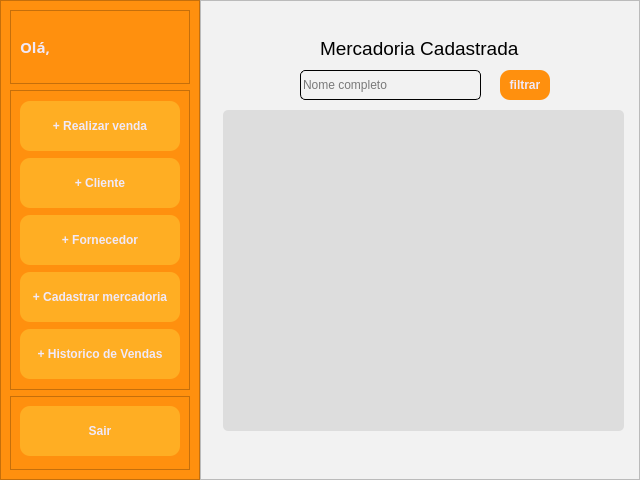
<?xml version="1.0" encoding="UTF-8"?>
<ui version="4.0">
 <class>MainWindow</class>
 <widget class="QMainWindow" name="MainWindow">
  <property name="enabled">
   <bool>true</bool>
  </property>
  <property name="geometry">
   <rect>
    <x>0</x>
    <y>0</y>
    <width>640</width>
    <height>480</height>
   </rect>
  </property>
  <property name="minimumSize">
   <size>
    <width>640</width>
    <height>480</height>
   </size>
  </property>
  <property name="maximumSize">
   <size>
    <width>640</width>
    <height>480</height>
   </size>
  </property>
  <property name="windowTitle">
   <string>MainWindow</string>
  </property>
  <widget class="QWidget" name="centralwidget">
   <layout class="QHBoxLayout" name="horizontalLayout">
    <property name="spacing">
     <number>0</number>
    </property>
    <property name="leftMargin">
     <number>0</number>
    </property>
    <property name="topMargin">
     <number>0</number>
    </property>
    <property name="rightMargin">
     <number>0</number>
    </property>
    <property name="bottomMargin">
     <number>0</number>
    </property>
    <item>
     <widget class="QFrame" name="frame">
      <property name="enabled">
       <bool>true</bool>
      </property>
      <property name="minimumSize">
       <size>
        <width>50</width>
        <height>0</height>
       </size>
      </property>
      <property name="maximumSize">
       <size>
        <width>200</width>
        <height>16777215</height>
       </size>
      </property>
      <property name="styleSheet">
       <string notr="true">background-color: rgb(255, 144, 14);</string>
      </property>
      <property name="frameShape">
       <enum>QFrame::StyledPanel</enum>
      </property>
      <property name="frameShadow">
       <enum>QFrame::Raised</enum>
      </property>
      <layout class="QVBoxLayout" name="verticalLayout">
       <item>
        <widget class="QFrame" name="frame_3">
         <property name="frameShape">
          <enum>QFrame::StyledPanel</enum>
         </property>
         <property name="frameShadow">
          <enum>QFrame::Raised</enum>
         </property>
         <layout class="QHBoxLayout" name="horizontalLayout_2">
          <item>
           <widget class="QLabel" name="label_string_ola">
            <property name="maximumSize">
             <size>
              <width>30</width>
              <height>16777215</height>
             </size>
            </property>
            <property name="font">
             <font>
              <family>Rubik</family>
              <pointsize>11</pointsize>
              <weight>75</weight>
              <bold>true</bold>
             </font>
            </property>
            <property name="styleSheet">
             <string notr="true">color: rgb(240, 233, 249);</string>
            </property>
            <property name="text">
             <string>Olá,</string>
            </property>
           </widget>
          </item>
          <item>
           <widget class="QLineEdit" name="lineEdit_menu_nome_sobrenome_cliente">
            <property name="maximumSize">
             <size>
              <width>200</width>
              <height>16777215</height>
             </size>
            </property>
            <property name="font">
             <font>
              <family>Rubik</family>
              <pointsize>11</pointsize>
              <weight>75</weight>
              <bold>true</bold>
             </font>
            </property>
            <property name="styleSheet">
             <string notr="true">
QLineEdit{
	background:transparent;
	border:none;
	color: rgb(240, 233, 249);

}</string>
            </property>
           </widget>
          </item>
         </layout>
        </widget>
       </item>
       <item>
        <widget class="QFrame" name="frame_4">
         <property name="minimumSize">
          <size>
           <width>0</width>
           <height>300</height>
          </size>
         </property>
         <property name="frameShape">
          <enum>QFrame::StyledPanel</enum>
         </property>
         <property name="frameShadow">
          <enum>QFrame::Raised</enum>
         </property>
         <layout class="QVBoxLayout" name="verticalLayout_2">
          <item>
           <widget class="QPushButton" name="pushButton_cadastro_cadastrar">
            <property name="minimumSize">
             <size>
              <width>100</width>
              <height>50</height>
             </size>
            </property>
            <property name="maximumSize">
             <size>
              <width>230</width>
              <height>16777215</height>
             </size>
            </property>
            <property name="font">
             <font>
              <weight>75</weight>
              <bold>true</bold>
             </font>
            </property>
            <property name="cursor">
             <cursorShape>PointingHandCursor</cursorShape>
            </property>
            <property name="styleSheet">
             <string notr="true">QPushButton{
	border-radius: 10px;
	border-image: url(:/Close_Image/cil-x.png);
	background-position: center;
		
	color: rgb(240, 233, 249);
	background-color: rgb(255, 174, 35);
	
}
QPushButton:hover{
	
	
	background-color: rgb(207, 110, 0);
	color: rgb(240, 233, 249);
}
QPushButton:pressed{
	background-color: rgb(35, 35, 35);
	color: rgb(200, 200, 200);
}

</string>
            </property>
            <property name="text">
             <string>+ Realizar venda</string>
            </property>
           </widget>
          </item>
          <item>
           <widget class="QPushButton" name="pushButton_cadastro_cadastrar_2">
            <property name="minimumSize">
             <size>
              <width>100</width>
              <height>50</height>
             </size>
            </property>
            <property name="maximumSize">
             <size>
              <width>230</width>
              <height>16777215</height>
             </size>
            </property>
            <property name="font">
             <font>
              <weight>75</weight>
              <bold>true</bold>
             </font>
            </property>
            <property name="cursor">
             <cursorShape>PointingHandCursor</cursorShape>
            </property>
            <property name="styleSheet">
             <string notr="true">QPushButton{
	border-radius: 10px;
	border-image: url(:/Close_Image/cil-x.png);
	background-position: center;
		
	color: rgb(240, 233, 249);
	background-color: rgb(255, 174, 35);
	
}
QPushButton:hover{
	
	
	background-color: rgb(207, 110, 0);
	color: rgb(240, 233, 249);
}
QPushButton:pressed{
	background-color: rgb(35, 35, 35);
	color: rgb(200, 200, 200);
}

</string>
            </property>
            <property name="text">
             <string>+ Cliente</string>
            </property>
           </widget>
          </item>
          <item>
           <widget class="QPushButton" name="pushButton_cadastro_cadastrar_3">
            <property name="minimumSize">
             <size>
              <width>100</width>
              <height>50</height>
             </size>
            </property>
            <property name="maximumSize">
             <size>
              <width>230</width>
              <height>16777215</height>
             </size>
            </property>
            <property name="font">
             <font>
              <weight>75</weight>
              <bold>true</bold>
             </font>
            </property>
            <property name="cursor">
             <cursorShape>PointingHandCursor</cursorShape>
            </property>
            <property name="styleSheet">
             <string notr="true">QPushButton{
	border-radius: 10px;
	border-image: url(:/Close_Image/cil-x.png);
	background-position: center;
		
	color: rgb(240, 233, 249);
	background-color: rgb(255, 174, 35);
	
}
QPushButton:hover{
	
	
	background-color: rgb(207, 110, 0);
	color: rgb(240, 233, 249);
}
QPushButton:pressed{
	background-color: rgb(35, 35, 35);
	color: rgb(200, 200, 200);
}

</string>
            </property>
            <property name="text">
             <string>+ Fornecedor</string>
            </property>
           </widget>
          </item>
          <item>
           <widget class="QPushButton" name="pushButton_cadastro_cadastrar_4">
            <property name="minimumSize">
             <size>
              <width>100</width>
              <height>50</height>
             </size>
            </property>
            <property name="maximumSize">
             <size>
              <width>230</width>
              <height>16777215</height>
             </size>
            </property>
            <property name="font">
             <font>
              <weight>75</weight>
              <bold>true</bold>
             </font>
            </property>
            <property name="cursor">
             <cursorShape>PointingHandCursor</cursorShape>
            </property>
            <property name="styleSheet">
             <string notr="true">QPushButton{
	border-radius: 10px;
	border-image: url(:/Close_Image/cil-x.png);
	background-position: center;
		
	color: rgb(240, 233, 249);
	background-color: rgb(255, 174, 35);
	
}
QPushButton:hover{
	
	
	background-color: rgb(207, 110, 0);
	color: rgb(240, 233, 249);
}
QPushButton:pressed{
	background-color: rgb(35, 35, 35);
	color: rgb(200, 200, 200);
}

</string>
            </property>
            <property name="text">
             <string>+ Cadastrar mercadoria</string>
            </property>
           </widget>
          </item>
          <item>
           <widget class="QPushButton" name="pushButton_cadastro_cadastrar_5">
            <property name="minimumSize">
             <size>
              <width>100</width>
              <height>50</height>
             </size>
            </property>
            <property name="maximumSize">
             <size>
              <width>230</width>
              <height>16777215</height>
             </size>
            </property>
            <property name="font">
             <font>
              <weight>75</weight>
              <bold>true</bold>
             </font>
            </property>
            <property name="cursor">
             <cursorShape>PointingHandCursor</cursorShape>
            </property>
            <property name="styleSheet">
             <string notr="true">QPushButton{
	border-radius: 10px;
	border-image: url(:/Close_Image/cil-x.png);
	background-position: center;
		
	color: rgb(240, 233, 249);
	background-color: rgb(255, 174, 35);
	
}
QPushButton:hover{
	
	
	background-color: rgb(207, 110, 0);
	color: rgb(240, 233, 249);
}
QPushButton:pressed{
	background-color: rgb(35, 35, 35);
	color: rgb(200, 200, 200);
}

</string>
            </property>
            <property name="text">
             <string>+ Historico de Vendas</string>
            </property>
           </widget>
          </item>
         </layout>
        </widget>
       </item>
       <item>
        <widget class="QFrame" name="frame_5">
         <property name="frameShape">
          <enum>QFrame::StyledPanel</enum>
         </property>
         <property name="frameShadow">
          <enum>QFrame::Raised</enum>
         </property>
         <widget class="QPushButton" name="pushButton_cadastro_cadastrar_6">
          <property name="geometry">
           <rect>
            <x>10</x>
            <y>10</y>
            <width>160</width>
            <height>50</height>
           </rect>
          </property>
          <property name="minimumSize">
           <size>
            <width>100</width>
            <height>50</height>
           </size>
          </property>
          <property name="maximumSize">
           <size>
            <width>230</width>
            <height>16777215</height>
           </size>
          </property>
          <property name="font">
           <font>
            <weight>75</weight>
            <bold>true</bold>
           </font>
          </property>
          <property name="cursor">
           <cursorShape>PointingHandCursor</cursorShape>
          </property>
          <property name="styleSheet">
           <string notr="true">QPushButton{
	border-radius: 10px;
	border-image: url(:/Close_Image/cil-x.png);
	background-position: center;
		
	color: rgb(240, 233, 249);
	background-color: rgb(255, 174, 35);
	
}
QPushButton:hover{
	
	
	background-color: rgb(207, 110, 0);
	color: rgb(240, 233, 249);
}
QPushButton:pressed{
	background-color: rgb(35, 35, 35);
	color: rgb(200, 200, 200);
}

</string>
          </property>
          <property name="text">
           <string>Sair</string>
          </property>
         </widget>
        </widget>
       </item>
      </layout>
     </widget>
    </item>
    <item>
     <widget class="QFrame" name="frame_2">
      <property name="enabled">
       <bool>true</bool>
      </property>
      <property name="styleSheet">
       <string notr="true">background-color: rgb(242, 242, 242);</string>
      </property>
      <property name="frameShape">
       <enum>QFrame::StyledPanel</enum>
      </property>
      <property name="frameShadow">
       <enum>QFrame::Raised</enum>
      </property>
      <widget class="QTextEdit" name="textEdit">
       <property name="geometry">
        <rect>
         <x>23</x>
         <y>110</y>
         <width>401</width>
         <height>321</height>
        </rect>
       </property>
       <property name="styleSheet">
        <string notr="true">border-radius: 5px;
padding 15px;
background-color: rgb(221,221,221);
color: rgb(255, 255, 255);</string>
       </property>
      </widget>
      <widget class="QLabel" name="label">
       <property name="geometry">
        <rect>
         <x>120</x>
         <y>40</y>
         <width>201</width>
         <height>16</height>
        </rect>
       </property>
       <property name="font">
        <font>
         <pointsize>14</pointsize>
        </font>
       </property>
       <property name="text">
        <string>Mercadoria Cadastrada</string>
       </property>
      </widget>
      <widget class="QLineEdit" name="lineEdit_2">
       <property name="geometry">
        <rect>
         <x>100</x>
         <y>70</y>
         <width>181</width>
         <height>30</height>
        </rect>
       </property>
       <property name="minimumSize">
        <size>
         <width>0</width>
         <height>30</height>
        </size>
       </property>
       <property name="styleSheet">
        <string notr="true">border-width: 1px;
border-color: black;
border-style: solid;
display: inline-block;
border-radius: 5px;</string>
       </property>
       <property name="text">
        <string/>
       </property>
       <property name="placeholderText">
        <string>Nome completo</string>
       </property>
      </widget>
      <widget class="QPushButton" name="pushButton_cadastro_cadastrar_7">
       <property name="geometry">
        <rect>
         <x>300</x>
         <y>70</y>
         <width>50</width>
         <height>30</height>
        </rect>
       </property>
       <property name="minimumSize">
        <size>
         <width>50</width>
         <height>30</height>
        </size>
       </property>
       <property name="maximumSize">
        <size>
         <width>50</width>
         <height>30</height>
        </size>
       </property>
       <property name="font">
        <font>
         <weight>75</weight>
         <bold>true</bold>
        </font>
       </property>
       <property name="cursor">
        <cursorShape>PointingHandCursor</cursorShape>
       </property>
       <property name="styleSheet">
        <string notr="true">QPushButton{
	border-radius: 10px;
	border-image: url(:/Close_Image/cil-x.png);
	background-position: center;
		
	color: rgb(240, 233, 249);
	background-color: rgb(255, 144, 14);
	
}
QPushButton:hover{
	
	
	background-color: rgb(207, 110, 0);
	color: rgb(240, 233, 249);
}
QPushButton:pressed{
	background-color: rgb(35, 35, 35);
	color: rgb(200, 200, 200);
}

</string>
       </property>
       <property name="text">
        <string>filtrar</string>
       </property>
      </widget>
     </widget>
    </item>
   </layout>
  </widget>
 </widget>
 <resources/>
 <connections/>
</ui>
